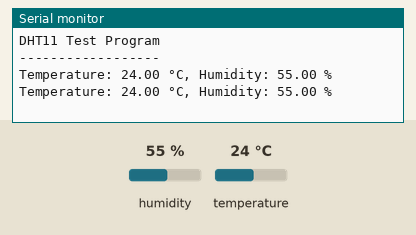
Bench run of a sketch on a simulated Arduino Uno, built with avr-gcc and run on an emulated ATmega328P. Shown: the last lines printed to the serial monitor. Inputs (shaded band) come from the test bench; at power-on: humidity 55 %, temperature 24 °C.

Above: at 2.8 s.
2.9 s: humidity set to 22 %
At 5.1 s:
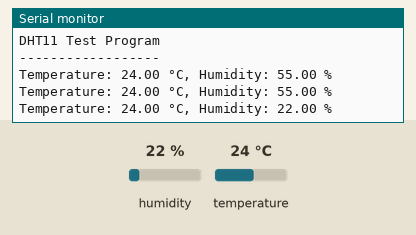
5.6 s: temperature set to 12 °C
At 7.5 s:
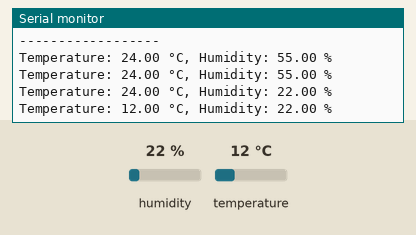
8.3 s: humidity set to 40 %
At 11.2 s:
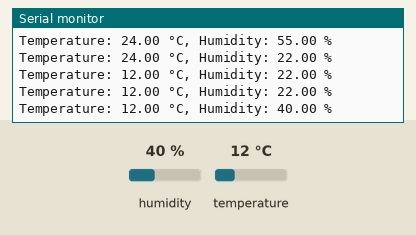
Timing chart, 0 to 12.7 s (numbered marks = the images above; inputs shaded):
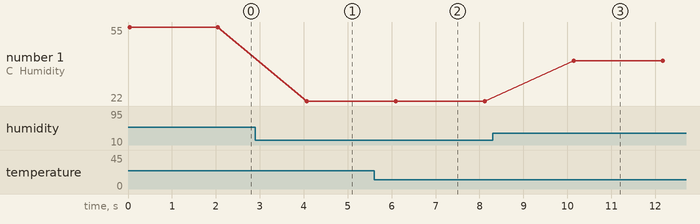

The sketch:

Project_17_DHT11_Temperature_Humidity_Sensor.ino
```cpp
/*

Keye New RFID Starter Kit

Project 17

DHT11 Temperature & Humidity Sensor

Edit By Keyes

*/
#include <DHT.h>

#define DHT11_PIN 2
DHT dht(DHT11_PIN, DHT11);

void setup() {
  Serial.begin(9600);
  dht.begin();
  Serial.println("DHT11 Test Program");
  Serial.println("------------------");
}

void loop() {
  // Read data from the sensor
  float temperature = dht.readTemperature();
  float humidity = dht.readHumidity();

  // Print the results to the Serial Monitor
  Serial.print("Temperature: ");
  Serial.print(temperature);
  Serial.print(" °C, Humidity: ");
  Serial.print(humidity);
  Serial.println(" %");

  // Wait 2 seconds before the next reading
  delay(2000);
}
```

Measured:
- after the input at 2.9 s, the serial monitor: prints a new line after 1.2 s (image 1)
- after the input at 5.6 s, the serial monitor: prints a new line after 0.50 s (image 2)
- after the input at 8.3 s, the serial monitor: prints a new line after 1.8 s (image 3)
- plotted number 1: 55 → 22 after the input at 2.9 s, 22 → 40 after the input at 8.3 s
